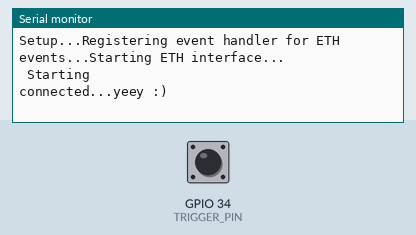
The sketch below on a simulated ESP32. Shown: the last lines printed to the serial monitor. The inputs (shaded band) are chosen by the test bench; at power-on: GPIO 34 (TRIGGER_PIN) HIGH. WiFi joins after 1.5 s; servers stay silent unless stated. At 14.0 s the program restarts the board; the recording ends there.

Above: at 7.7 s.
7.8 s: GPIO 34 (TRIGGER_PIN) pulled LOW for 0.15 s
At 8.4 s:
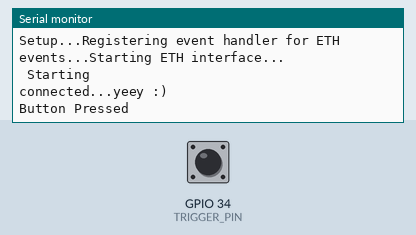
10.9 s: GPIO 34 (TRIGGER_PIN) pulled LOW for 3.2 s
At 12.0 s:
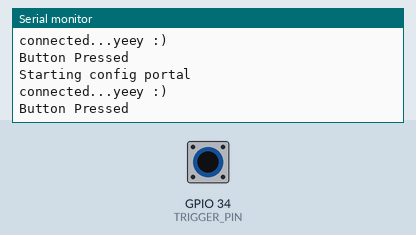

The sketch:

simple_eth_plus_wifimanager.ino.ino
```cpp
#include <WiFiManager.h>  // https://github.com/tzapu/WiFiManager

#include <ETH.h>


#define TRIGGER_PIN 34

// wifimanager can run in a blocking mode or a non blocking mode
// Be sure to know how to process loops with no delay() if using non blocking
bool wm_nonblocking = false;        // change to true to use non blocking
WiFiManager wm;                     // global wm instance
WiFiManagerParameter custom_field;  // global param ( for non blocking w params )


static bool eth_connected = false;


// Handle Ethernet Events:
void WiFiEvent(WiFiEvent_t event) {
  switch (event) {

    case ARDUINO_EVENT_ETH_START:
      // This will happen during setup, when the Ethernet service starts
      Serial.println("ETH Started");
      //set eth hostname here
      ETH.setHostname("esp32-ethernet");
      break;

    case ARDUINO_EVENT_ETH_CONNECTED:
      // This will happen when the Ethernet cable is plugged
      Serial.println("ETH Connected");
      break;

    case ARDUINO_EVENT_ETH_GOT_IP:
      // This will happen when we obtain an IP address through DHCP:
      Serial.print("Got an IP Address for ETH MAC: ");
      Serial.print(ETH.macAddress());
      Serial.print(", IPv4: ");
      Serial.print(ETH.localIP());
      if (ETH.fullDuplex()) {
        Serial.print(", FULL_DUPLEX");
      }
      Serial.print(", ");
      Serial.print(ETH.linkSpeed());
      Serial.println("Mbps");
      eth_connected = true;
      break;

    case ARDUINO_EVENT_ETH_DISCONNECTED:
      // This will happen when the Ethernet cable is unplugged
      Serial.println("ETH Disconnected");
      eth_connected = false;
      ESP.restart();
      break;

    case ARDUINO_EVENT_ETH_STOP:
      // This will happen when the ETH interface is stopped but this never happens
      Serial.println("ETH Stopped");
      eth_connected = false;
      break;

    default:
      break;
  }
}


// Initializing everything at start up / after reset:
void setup() {
  // Wait for the hardware to initialize:
  delay(500);
  pinMode(TRIGGER_PIN, INPUT_PULLUP);
  // This sketch will log some information to the serial console:


  Serial.begin(115200);  // Assuming computer will be connected to serial port at 115200 bauds
  Serial.setDebugOutput(true);
  Serial.print("Setup...");

  // Add a handler for network events. This is misnamed "WiFi" because the ESP32 is historically WiFi only,
  // but in our case, this will react to Ethernet events.
  Serial.print("Registering event handler for ETH events...");
  WiFi.onEvent(WiFiEvent);

  // Starth Ethernet (this does NOT start WiFi at the same time)
  Serial.print("Starting ETH interface...");
  ETH.begin();
  if (eth_connected == false) {


    WiFi.mode(WIFI_STA);  // explicitly set mode, esp defaults to STA+AP

    delay(3000);
    Serial.println("\n Starting");


    // wm.resetSettings(); // wipe settings

    if (wm_nonblocking) wm.setConfigPortalBlocking(false);

    // add a custom input field
    int customFieldLength = 40;


    // new (&custom_field) WiFiManagerParameter("customfieldid", "Custom Field Label", "Custom Field Value", customFieldLength,"placeholder=\"Custom Field Placeholder\"");

    // test custom html input type(checkbox)
    // new (&custom_field) WiFiManagerParameter("customfieldid", "Custom Field Label", "Custom Field Value", customFieldLength,"placeholder=\"Custom Field Placeholder\" type=\"checkbox\""); // custom html type

    // test custom html(radio)
    const char* custom_radio_str = "<br/><label for='customfieldid'>Custom Field Label</label><input type='radio' name='customfieldid' value='1' checked> One<br><input type='radio' name='customfieldid' value='2'> Two<br><input type='radio' name='customfieldid' value='3'> Three";
    new (&custom_field) WiFiManagerParameter(custom_radio_str);  // custom html input

    wm.addParameter(&custom_field);
    wm.setSaveParamsCallback(saveParamCallback);

    // custom menu via array or vector
    //
    // menu tokens, "wifi","wifinoscan","info","param","close","sep","erase","restart","exit" (sep is seperator) (if param is in menu, params will not show up in wifi page!)
    // const char* menu[] = {"wifi","info","param","sep","restart","exit"};
    // wm.setMenu(menu,6);
    std::vector<const char*> menu = { "wifi", "info", "param", "sep", "restart", "exit" };
    wm.setMenu(menu);

    // set dark theme
    wm.setClass("invert");


    //set static ip
    // wm.setSTAStaticIPConfig(IPAddress(10,0,1,99), IPAddress(10,0,1,1), IPAddress(255,255,255,0)); // set static ip,gw,sn
    // wm.setShowStaticFields(true); // force show static ip fields
    // wm.setShowDnsFields(true);    // force show dns field always

    // wm.setConnectTimeout(20); // how long to try to connect for before continuing
    wm.setConfigPortalTimeout(30);  // auto close configportal after n seconds
    // wm.setCaptivePortalEnable(false); // disable captive portal redirection
    // wm.setAPClientCheck(true); // avoid timeout if client connected to softap

    // wifi scan settings
    // wm.setRemoveDuplicateAPs(false); // do not remove duplicate ap names (true)
    // wm.setMinimumSignalQuality(20);  // set min RSSI (percentage) to show in scans, null = 8%
    // wm.setShowInfoErase(false);      // do not show erase button on info page
    // wm.setScanDispPerc(true);       // show RSSI as percentage not graph icons

    // wm.setBreakAfterConfig(true);   // always exit configportal even if wifi save fails

    bool res;
    // res = wm.autoConnect(); // auto generated AP name from chipid
    // res = wm.autoConnect("AutoConnectAP"); // anonymous ap
    res = wm.autoConnect("theplant");  // password protected ap

    if (!res) {
      Serial.println("Failed to connect or hit timeout");

    } else {
      //if you get here you have connected to the WiFi
      Serial.println("connected...yeey :)");
    }
  }
////

}

void checkButton() {
  // check for button press
  if (digitalRead(TRIGGER_PIN) == LOW) {
    // poor mans debounce/press-hold, code not ideal for production
    delay(50);
    if (digitalRead(TRIGGER_PIN) == LOW) {
      Serial.println("Button Pressed");
      // still holding button for 3000 ms, reset settings, code not ideaa for production
      delay(3000);  // reset delay hold
      if (digitalRead(TRIGGER_PIN) == LOW) {
        Serial.println("Button Held");
        Serial.println("Erasing Config, restarting");
        wm.resetSettings();
        ESP.restart();
      }

      // start portal w delay
      Serial.println("Starting config portal");
      wm.setConfigPortalTimeout(120);

      if (!wm.startConfigPortal("OnDemandAP", "password")) {
        Serial.println("failed to connect or hit timeout");
        delay(3000);
        // ESP.restart();
      } else {
        //if you get here you have connected to the WiFi
        Serial.println("connected...yeey :)");
      }
    }
  }
}


String getParam(String name) {
  //read parameter from server, for customhmtl input
  String value;
  if (wm.server->hasArg(name)) {
    value = wm.server->arg(name);
  }
  return value;
}

void saveParamCallback() {
  Serial.println("[CALLBACK] saveParamCallback fired");
  Serial.println("PARAM customfieldid = " + getParam("customfieldid"));
}

void loop() {
  if (wm_nonblocking) wm.process();  // avoid delays() in loop when non-blocking and other long running code
  checkButton();
}
```

Measured:
- after the input at 7.8 s, the serial monitor: prints a new line after 0.05 s (image 1)
- after the input at 10.9 s, the serial monitor: prints a new line after 0.05 s (image 2)
